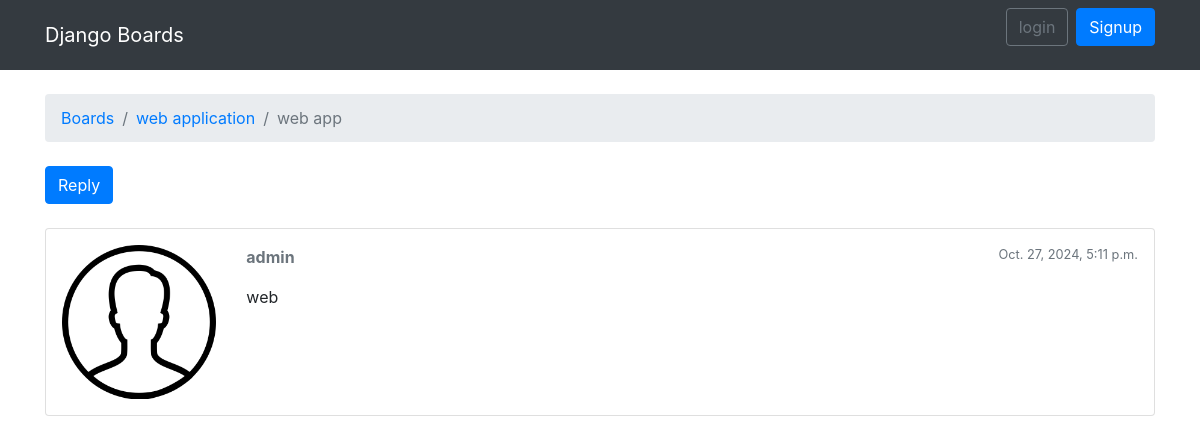
/boards/1/topics/1, run on the app's committed database.
### boards/models.py (models this page shows, shortened)
class Topic(models.Model):
    subject = models.CharField(max_length=255)
    board = models.ForeignKey(Board,related_name='topics',on_delete=models.CASCADE)
    created_by = models.ForeignKey(User,related_name='topics',on_delete=models.CASCADE)
    created_dt = models.DateTimeField(auto_now_add=True)
    views = models.PositiveIntegerField(default=0)
    updated_by = models.ForeignKey(User,null=True,related_name='+',on_delete=models.CASCADE)
    updated_dt = models.DateTimeField(null=True)

class Board(models.Model):
    name = models.CharField(max_length=50,unique=True)
    description = models.CharField(max_length=150)

class Post(models.Model):
    message = models.TextField(max_length=4000)
    topic = models.ForeignKey(Topic,related_name='posts',on_delete=models.CASCADE)
    created_by = models.ForeignKey(User,related_name='posts',on_delete=models.CASCADE)
    created_dt = models.DateTimeField(auto_now_add=True)
    updated_by = models.ForeignKey(User,null=True,related_name='+',on_delete=models.CASCADE)
    updated_dt = models.DateTimeField(null=True)

### boards/views.py (the view)
def topic_posts(request,board_id,topic_id):
    topic = get_object_or_404(Topic,board__pk=board_id,pk=topic_id)
    session_key = 'view_topic_{}'.format(topic.pk)
    if not request.session.get(session_key,False):
        topic.views +=1
        topic.save()
        request.session[session_key] = True
    return render(request,'topic_posts.html',{'topic':topic})

### templates/topic_posts.html (shortened to what this page needs)
{% extends 'base.html' %}
{%load static%}
{% block breadcrumb %}
   <li class="breadcrumb-item "><a href="{% url 'home' %}">Boards</a></li>
   <li class="breadcrumb-item "><a href="{% url 'board_topics' topic.board.pk %}">{{ topic.board.name}}</a></li>
        <li class="breadcrumb-item active">{{topic.subject}}</li>
{%endblock%}
{% block content %}
<div class="mb-4">
<a href="{% url 'reply_topic' topic.board.pk  topic.pk%}" class="btn btn-primary">Reply</a>
</div>
    {% for post in topic.posts.all %}
    <div class="card mb-2">
      <div class="card-body p-3">
        <div class="row">
          <div class="col-2">
            <img src="{% static 'img/user.png' %}" alt="{{ post.created_by.username }}" class="w-100">
          </div>
          <div class="col-10">
            <div class="row mb-3">
              <div class="col-6">
                <strong class="text-muted">{{ post.created_by.username }}</strong>
              </div>
              <div class="col-6 text-right">
                <small class="text-muted">{{ post.created_dt }}</small>
              </div>
            </div>
            {{ post.message }}
          </div>
        </div>
      </div>
    </div>
  {% endfor %}
{% endblock %}

### data on the page
Topic: board.name "web application", subject "web app"
Post: created_by.username "admin", created_dt "Oct. 27, 2024, 5:11 p.m.", message "web"
